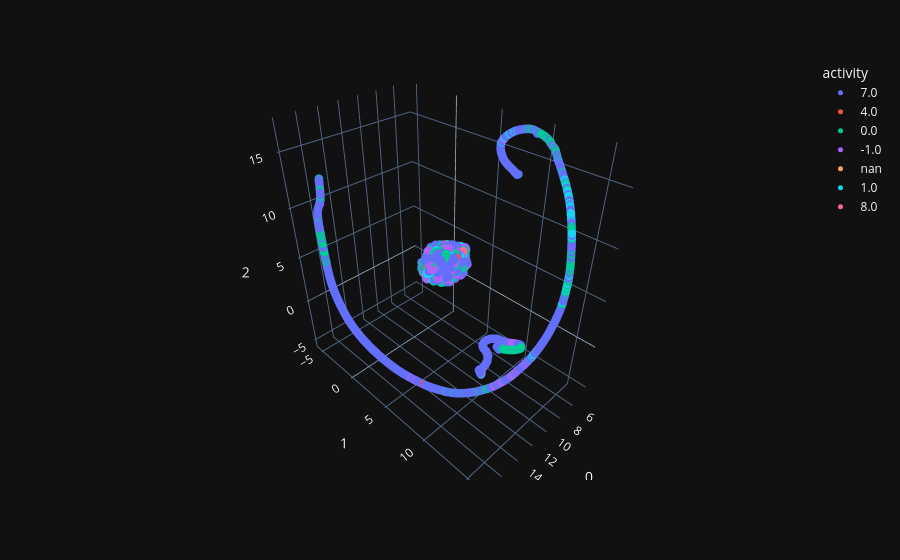

Write notebook code for a chart like this one.
### Code cell
full_model_path = r'D:\code\DeepView\deepview\calculate_results\AEgru_world_epoch4999_datalen180_gyro.pth'
out_channels = 32
model = Act2Vec(out_channels, input_dim=(4503, 180, 3))
device = 'cuda'
model = model.to(device)
if torch.cuda.is_available():
    model.load_state_dict(torch.load(full_model_path, weights_only=False))
else:
    model.load_state_dict(torch.load(full_model_path, weights_only=False, map_location=torch.device('cpu')))
    
# reconstruction result
representation_list, sample_list, pred_list, label_list = \
            AE_eval_time_series(train_loader, model, device)

# tsne latent representation to shape=(2, len) PCA降维到形状为 (2, len)
repre_concat = np.concatenate(representation_list)
repre_reshape = repre_concat.reshape(repre_concat.shape[0], -1)
sample_concat = np.concatenate(sample_list)
pred_concat = np.concatenate(pred_list)
sample_reshape = sample_concat.reshape(-1, sample_concat.shape[-1])
pred_reshape = pred_concat.reshape(-1, pred_concat.shape[-1])
label_concat = np.concatenate(label_list)
label_concat_vote = majority_value(label_concat)

umap_3d = UMAP(n_components=3)
proj_3d_gyro = umap_3d.fit_transform(repre_reshape)
fig_3d = px.scatter_3d(
    proj_3d_gyro, x=0, y=1, z=2,
    color=label_concat_vote.astype(str),  
    labels={'color': 'activity'}
)
fig_3d.update_traces(marker_size=5)
fig_3d.show()

### Figure 1 — Plotly figure (JSON) as saved in the notebook; plotly's stock layout.template omitted (floating-point values rounded to 4 significant figures; data arrays with more than 128 entries replaced by an {"elided": "..."} marker saying what was removed)
{"data": [{"hovertemplate": "activity=7.0<br>0=%{x}<br>1=%{y}<br>2=%{z}<extra></extra>", "legendgroup": "7.0", "marker": {"color": "#636efa", "symbol": "circle", "size": 5}, "mode": "markers", "name": "7.0", "scene": "scene", "showlegend": true, "x": {"elided": "6771 float values"}, "y": {"elided": "6771 float values"}, "z": {"elided": "6771 float values"}, "type": "scatter3d"}, {"hovertemplate": "activity=4.0<br>0=%{x}<br>1=%{y}<br>2=%{z}<extra></extra>", "legendgroup": "4.0", "marker": {"color": "#EF553B", "symbol": "circle", "size": 5}, "mode": "markers", "name": "4.0", "scene": "scene", "showlegend": true, "x": [8.422, 8.396, 9.291, 9.619, 9.349, 9.343, 9.301, 10.46, 10.77, 9.437, 8.337, 9.181, 8.885, 9.928, 9.813, 9.788, 10.5, 8.501, 9.068, 8.631, 11.24, 9.47, 9.722, 10.48, 9.687, 9.736, 10.9, 11.24, 11.21, 11.24, 8.334, 9.589, 9.61, 9.21, 9.305, 10.02, 10.13, 10.03, 10.06, 9.161, 8.893, 9.337, 11.42, 11.32, 8.55, 7.872, 10.9, 10.93, 11.21, 11.27, 8.077, 11.52, 10.58, 11.2, 10.79, 8.094, 9.502, 8.47, 8.729, 10.23, 11.08, 10.34, 7.924, 7.904, 7.578, 9.678, 7.881, 8.123, 9.229, 10.37, 15.58], "y": [4.077, 3.922, 4.549, 4.088, 3.765, 3.778, 3.674, 3.569, 3.55, 4.003, 3.126, 4.583, 4.618, 4.31, 4.125, 4.033, 3.818, 4.783, 3.551, 4.269, 3.094, 3.649, 4.363, 4.229, 3.233, 3.356, 3.49, 3.257, 3.211, 3.203, 3.342, 4.145, 3.961, 5.13, 5.093, 4.842, 5.033, 5.029, 4.747, 3.874, 3.5, 4.495, 3.778, 3.931, 4.618, 4.748, 3.035, 3.94, 3.369, 4.144, 4.77, 3.454, 4.83, 4.052, 3.808, 3.436, 2.786, 2.968, 4.434, 4.687, 3.896, 3.926, 3.713, 3.705, 3.863, 4.817, 3.773, 5.154, 5.376, 4.447, 7.471], "z": [4.661, 4.713, 4.456, 4.593, 4.123, 4.057, 4.18, 4.958, 4.95, 4.745, 5.24, 5.477, 5.635, 5.289, 4.689, 4.884, 4.862, 5.192, 5.197, 5.127, 4.938, 4.879, 4.927, 5.138, 4.733, 4.678, 5.025, 4.765, 4.674, 4.793, 5.499, 5.799, 6.527, 6.052, 6.048, 5.842, 5.233, 5.34, 5.71, 5.731, 5.027, 5.515, 5.53, 5.643, 5.46, 5.398, 5.524, 5.099, 5.301, 5.434, 5.494, 5.363, 4.782, 5.527, 6.069, 5.443, 5.517, 5.881, 5.463, 5.235, 5.418, 4.872, 5.043, 5.237, 5.729, 5.809, 5.485, 5.419, 5.161, 4.804, -2.972], "type": "scatter3d"}, {"hovertemplate": "activity=0.0<br>0=%{x}<br>1=%{y}<br>2=%{z}<extra></extra>", "legendgroup": "0.0", "marker": {"color": "#00cc96", "symbol": "circle", "size": 5}, "mode": "markers", "name": "0.0", "scene": "scene", "showlegend": true, "x": {"elided": "2976 float values"}, "y": {"elided": "2976 float values"}, "z": {"elided": "2976 float values"}, "type": "scatter3d"}, {"hovertemplate": "activity=-1.0<br>0=%{x}<br>1=%{y}<br>2=%{z}<extra></extra>", "legendgroup": "-1.0", "marker": {"color": "#ab63fa", "symbol": "circle", "size": 5}, "mode": "markers", "name": "-1.0", "scene": "scene", "showlegend": true, "x": {"elided": "1886 float values"}, "y": {"elided": "1886 float values"}, "z": {"elided": "1886 float values"}, "type": "scatter3d"}, {"hovertemplate": "activity=nan<br>0=%{x}<br>1=%{y}<br>2=%{z}<extra></extra>", "legendgroup": "nan", "marker": {"color": "#FFA15A", "symbol": "circle", "size": 5}, "mode": "markers", "name": "nan", "scene": "scene", "showlegend": true, "x": [10.08, 9.961, 8.354, 10.54, 8.597, 8.757, 7.845, 8.125, 9.254, 9.706, 11.22, 11.26, 9.193, 8.1, 11.3, 11.36], "y": [3.682, 3.888, 3.992, 3.501, 3.605, 3.202, 3.566, 3.247, 4.398, 4.396, 3.993, 3.928, 4.035, 4.769, 4.179, 4.239], "z": [5.462, 5.646, 5.058, 5.25, 5.202, 5.41, 5.854, 5.608, 5.829, 5.297, 4.749, 4.672, 4.854, 5.4, 4.961, 4.987], "type": "scatter3d"}, {"hovertemplate": "activity=1.0<br>0=%{x}<br>1=%{y}<br>2=%{z}<extra></extra>", "legendgroup": "1.0", "marker": {"color": "#19d3f3", "symbol": "circle", "size": 5}, "mode": "markers", "name": "1.0", "scene": "scene", "showlegend": true, "x": {"elided": "426 float values"}, "y": {"elided": "426 float values"}, "z": {"elided": "426 float values"}, "type": "scatter3d"}, {"hovertemplate": "activity=8.0<br>0=%{x}<br>1=%{y}<br>2=%{z}<extra></extra>", "legendgroup": "8.0", "marker": {"color": "#FF6692", "symbol": "circle", "size": 5}, "mode": "markers", "name": "8.0", "scene": "scene", "showlegend": true, "x": [9.213, 9.151, 9.598, 10.17, 9.852, 10.32, 8.735, 9.929, 10.46, 8.12, 9.342, 8.697, 8.744, 9.344, 8.991, 10.29, 10.41, 10.12, 10.81, 8.738, 8.22, 9.349, 8.735, 8.736, 7.986, 8.458, 8.678, 10.8, 10.26, 9.281, 8.492, 9.069, 9.589, 10.38, 8.175, 7.533, 8.874, 8.819, 8.821, 10.74, 10.14, 9.995, 7.85, 8.172, 8.219, 8.247, 8.862, 8.794, 10.15, 11.57, 10.75, 10.75, 9.106], "y": [3.928, 3.544, 3.748, 3.835, 3.691, 3.916, 4.276, 3.807, 4.1, 4.085, 2.991, 3.524, 3.477, 4.106, 4.638, 2.799, 2.743, 2.956, 3.416, 4.818, 4.954, 3.418, 3.881, 3.697, 4.297, 3.944, 3.901, 4.28, 3.419, 3.174, 3.206, 2.798, 3.112, 4.687, 3.213, 3.886, 5.343, 5.421, 5.417, 4.172, 4.313, 4.277, 4.749, 5.106, 5.04, 5.005, 4.23, 4.217, 4.435, 3.555, 3.856, 3.883, 3.614], "z": [5.358, 5.134, 5.616, 5.186, 4.764, 5.29, 5.717, 4.832, 4.934, 5.235, 4.809, 5.121, 5.123, 5.132, 5.425, 5.641, 5.582, 5.738, 5.112, 6.026, 6.238, 5.853, 4.718, 4.843, 5.444, 5.72, 5.641, 5.096, 5.418, 5.988, 5.362, 5.736, 5.418, 4.642, 5.475, 5.507, 4.618, 4.617, 4.61, 5.103, 5.34, 5.526, 5.251, 5.309, 5.359, 5.376, 5.46, 5.607, 5.286, 5.27, 5.149, 5.29, 5.892], "type": "scatter3d"}], "layout": {"scene": {"domain": {"x": [0.0, 1.0], "y": [0.0, 1.0]}, "xaxis": {"title": {"text": "0"}}, "yaxis": {"title": {"text": "1"}}, "zaxis": {"title": {"text": "2"}}}, "legend": {"title": {"text": "activity"}, "tracegroupgap": 0}, "margin": {"t": 60}}}
